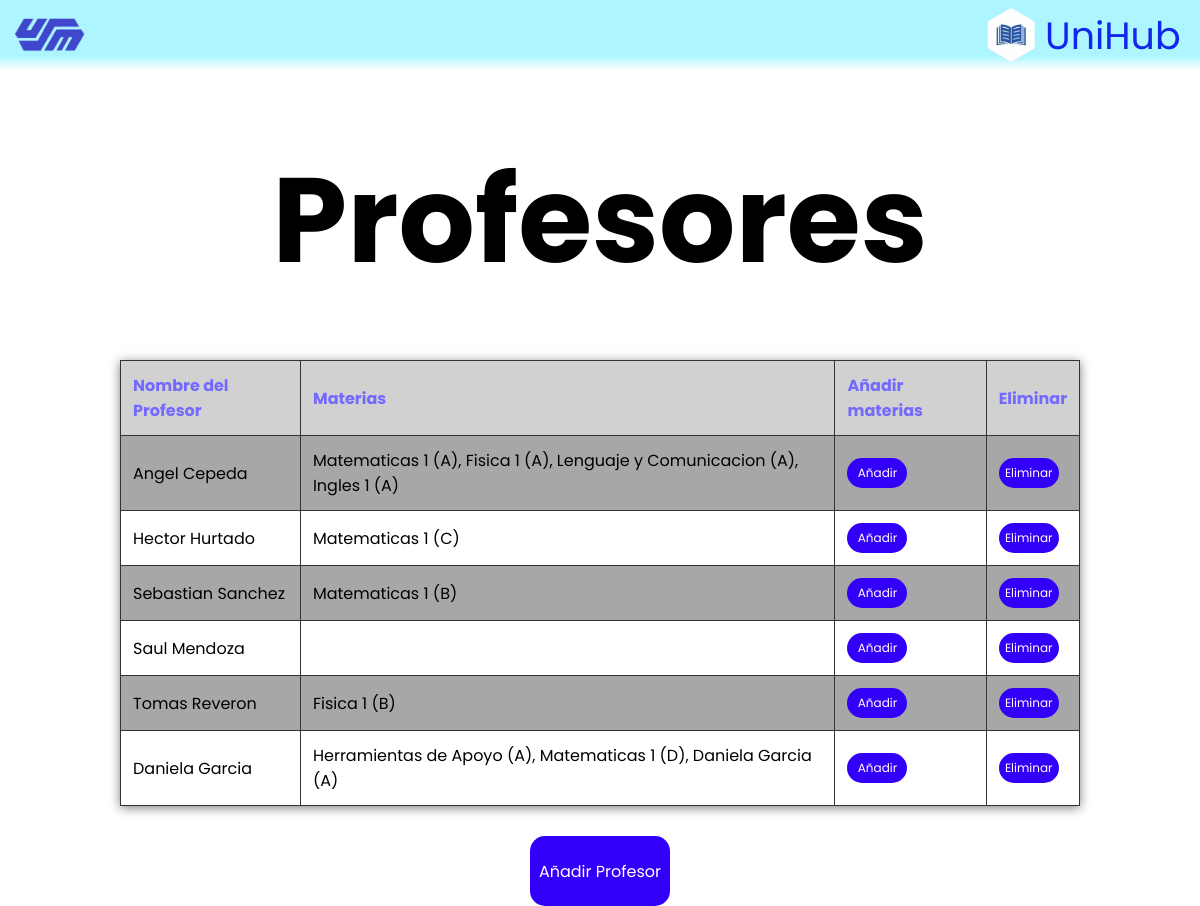
/admin_profesores.php, run on the app's committed database.
### tables this page shows
CREATE TABLE IF NOT EXISTS `profesores` (
  `id` int NOT NULL AUTO_INCREMENT,
  `id_usuario` int DEFAULT NULL,
  `nombre` varchar(255) DEFAULT NULL,
  PRIMARY KEY (`id`),
  KEY `id_usuario` (`id_usuario`)
);

### admin_profesores.php (the view, shortened to what this page needs)
<!DOCTYPE html>
<html lang="en">
<head>
    <link rel="stylesheet" href="css/style.css">
    <link rel="stylesheet" href="css/principaladministracion.css">
    <link rel="stylesheet" href="css/admin_profesores.css">
</head>
<body>
    <div class="cabecera">
        <button type="button" id="logoButton">
            <img src="css/logoazul.png" alt="Logo">
        </button>
        <div class="logoempresa">
            <img src="css/logounihubblanco.png" alt="Logo" class="logounihub">
            <p>UniHub</p>
        </div>
    </div>
    <h1>Profesores</h1>
    <div class="tabla">
        <?php
        require "conexion.php";
        $sql = "
                SELECT
                    p.id AS id_profesor,
                    p.nombre AS Nombre_Profesor,
                    GROUP_CONCAT(CONCAT(m.nombre, ' (', m.seccion, ')') SEPARATOR ', ') AS Materias
                FROM
                    Profesores p
                LEFT JOIN
                    Materias m ON p.id = m.id_profesor
                GROUP BY
                  p.id;
            ";
        $result = $conn->query($sql);
        if ($result->num_rows > 0) {
            echo "<table border='1'>
                        <tr>
                            <th>Nombre del Profesor</th>
                            <th>Materias</th>
                            <th>  Añadir materias</th>
                            <th>Eliminar</th>
                        </tr>";
            while ($row = $result->fetch_assoc()) {
                echo "<tr>
                            <td>" . htmlspecialchars($row['Nombre_Profesor'] ?? '', ENT_QUOTES, 'UTF-8') . "</td>
                            <td>" . htmlspecialchars($row['Materias'] ?? '', ENT_QUOTES, 'UTF-8') . "</td>
                            <td><a href='editar_profesor.php?id=" . htmlspecialchars($row['id_profesor'] ?? '', ENT_QUOTES, 'UTF-8') . "' class='btneditar'>Añadir</a></td>
                            <td><a href='eliminar_profesor.php?id=" . htmlspecialchars($row['id_profesor'] ?? '', ENT_QUOTES, 'UTF-8') . "' class='btneliminar'>Eliminar</a></td>
                          </tr>";
            }
            echo "</table>";
        } else {
            echo "No se encontraron resultados.";
        }
        ?>
    </div>
    <a href="addprofesor.php" class="addprof">Añadir Profesor</a>
</body>
</html>

### css/style.css (style rules this page uses)
* { margin: 0; padding: 0; box-sizing: border-box; }

### css/principaladministracion.css (style rules this page uses)
.cabecera { width: 100%; height: 70px; background: linear-gradient(to bottom, #adf5ff 0%, #adf5ff 80%, transparent 100%); display: flex; align-items: center; margin-bottom: 30px; flex-direction: row; align-content: center; justify-content: flex-end; }
.cabecera button img { width: 70px; height: auto; }
.cabecera button { position: absolute; background-color: transparent; border: none; left: 15px; cursor: pointer; user-select: none; }
.cabecera p { font-family: "Poppins", sans-serif; font-size: 38px; color: rgb(17, 39, 233); user-select: none; }
.logoempresa img { width: 70px; height: auto; }
.logoempresa { display: flex; flex-direction: row; width: 225px; height: auto; align-items: center; }
:root { --background-color: white; --text-color: black; --background-form: white; }
body { background-color: var(--background-color); color: var(--text-color); margin: 0px; height: 100vh; transition: 1s background-color ease-in-out; font-family: 'Roboto' , sans-serif; }

### css/admin_profesores.css (style rules this page uses)
body { font-family: "Poppins", sans-serif; display: flex; justify-content: center; height: auto; margin: 0; flex-direction: column; --tablabackground1:#d1d1d1; --tablabackground2:#a7a7a7; --tablabackgroundhover:#8d8b8b; }
.tabla { width: 100%; }
.btneditar, .addprof, .btneliminar { background-color: #3200f8; color: white; border-radius: 15px; display: flex; justify-content: center; align-items: center; width: 60px; height: 30px; text-decoration: none; transition: 0.3s background-color ease-in-out; border: transparent; font-size: 12px; }
.addprof { width: 140px; height: 70px; display: flex; justify-content: center; align-items: center; margin: auto; font-size: 16px; text-decoration: none; margin-top: 10px; }
h1 { text-align: center; font-size: 120px; margin: 30px; }
table { width: 80%; margin: 20px auto; border-collapse: collapse; box-shadow: 0 2px 10px rgba(0, 0, 0, 0.5); transition: all 0.3s ease-in-out; }
th, td { padding: 12px; text-align: left; border: 1px solid #333; transition: all 0.3s ease-in-out; }
th { background-color: var(--tablabackground1); color: #7369ff; }
tr:nth-child(even) { background-color: var(--tablabackground2); }
h1 { text-align: center; }

### data on the page
profesores: nombre "Angel Cepeda", Materias "Matematicas 1 (A), Fisica 1 (A), Lenguaje y Comunicacion (A), Ingles 1 (A)"
profesores: nombre "Hector Hurtado", Materias "Matematicas 1 (C)"
profesores: nombre "Sebastian Sanchez", Materias "Matematicas 1 (B)"
profesores: nombre "Saul Mendoza"
profesores: nombre "Tomas Reveron", Materias "Fisica 1 (B)"
profesores: nombre "Daniela Garcia", Materias "Herramientas de Apoyo (A), Matematicas 1 (D), Daniela Garcia (A)"
